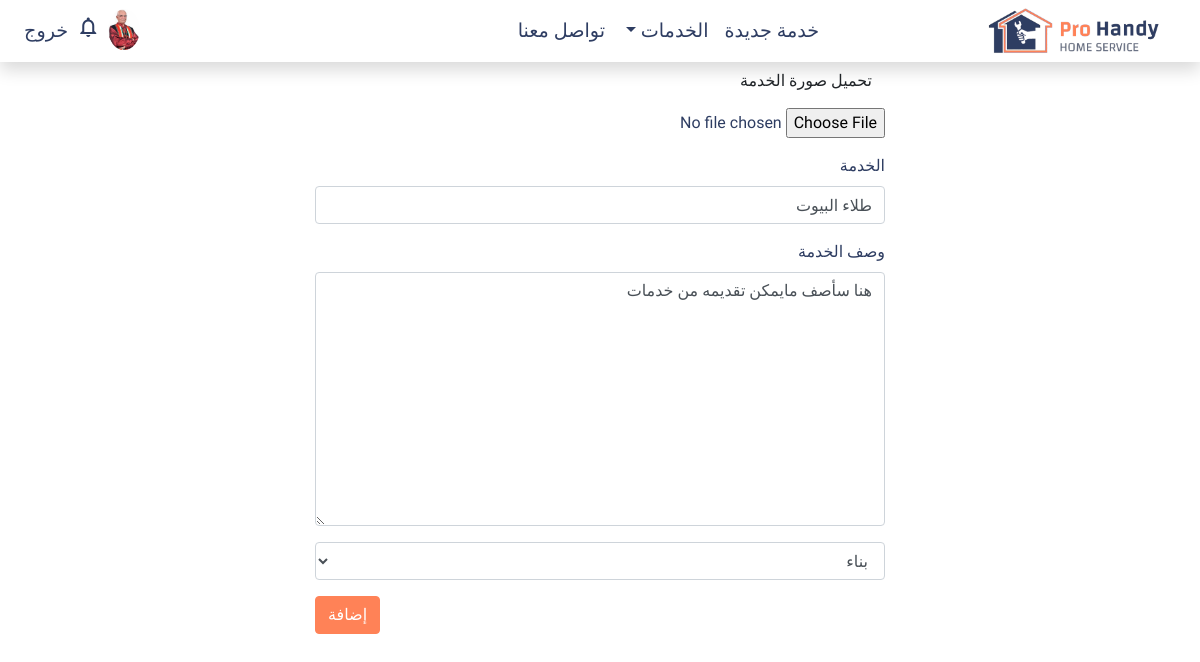
Screenshot of /service/8/update (signed in) with the database file from the repository.
### application/models.py (models this page shows, shortened)
class User(db.Model, UserMixin):
    id = db.Column(db.Integer, primary_key=True)
    username = db.Column(db.String(20), unique=True, nullable=False)
    full_name = db.Column(db.String(64), default='no full name')
    email = db.Column(db.String(120), unique=True, nullable=False)
    user_type = db.Column(db.String(20))
    image_file = db.Column(db.String(20), nullable=False, default='profile.png')
    password = db.Column(db.String(64), nullable=False)
    services = db.relationship('Service', backref='owner', lazy=True)
    created_at = db.Column(db.DateTime, nullable=False, default=datetime.utcnow)
    last_login = db.Column(db.DateTime)
    is_active = db.Column(db.Boolean, default=False)
    is_connected = db.Column(db.Boolean, default=False)
    address_first_line = db.Column(db.String(64), default='')
    address_second_line = db.Column(db.String(64), default='')
    city = db.Column(db.String(20), default='')
    phone_number = db.Column(db.String(14), default='')
    lat = db.Column(db.Float(20))
    lon = db.Column(db.Float(20))
    requests = db.relationship('ServiceRequest', cascade="all, delete", backref='client', lazy=True)
    request_messages = db.relationship('ServiceRequestMessages', cascade="all, delete", backref='message_sender', lazy=True)
    notifications = db.relationship('Notification', cascade="all, delete", backref='user_notified', lazy=True)

class Service(db.Model):
    id = db.Column(db.Integer, primary_key=True)
    service_name = db.Column(db.String(20), unique=True, nullable=False)
    description = db.Column(db.Text)
    image_file = db.Column(db.String(20), nullable=False, default='profile.svg')
    user_id = db.Column(db.Integer, db.ForeignKey('user.id'), nullable=False)
    category_id = db.Column(db.Integer, db.ForeignKey('category.id'), nullable=False)
    requests = db.relationship('ServiceRequest', cascade="all, delete", backref='requested', lazy=True)

### application/routes.py (the view)
@app.route('/service/<int:id>/update', methods=['GET', 'POST'])
def update_service(id):
    service = Service.query.filter_by(id=id).first()
    categories = Category.query.all()
    if not current_user.is_authenticated:
        return redirect(url_for('home'))
    elif not current_user.id == service.user_id:
        flash('عذرا لست مصرحا لتعديل هذه الخدمة', 'danger')
        return redirect(url_for('home'))
    form = ServiceForm()
    if form.validate_on_submit():
        if form.picture.data:
            picture_file = save_picture(form.picture.data, 'services')
            service.image_file = picture_file
        service.service_name = form.service_name.data
        service.description = form.description.data
        service.description = form.description.data
        service.category_id = form.category_id.data
        db.session.commit()
        flash('قد تم تحديث الخدمة بنجاح', 'success')
        return redirect(url_for('home'))
    elif request.method == 'GET':
        form.service_name.data = service.service_name
        form.description.data = service.description
        form.category_id.data = service.category_id
    return render_template('new-service.html', form=form, categories=categories, title='NH | تفيير الخدمة')

### application/forms.py
class ServiceForm(FlaskForm):
    categories = Category.query.all()
    cat_ids = []
    for cat in categories:
        cat_ids.append((str(cat.id), cat.category_name))
    service_name = StringField('الخدمة', validators=[DataRequired()])
    description = TextAreaField('وصف الخدمة', validators=[DataRequired()])
    picture = FileField('تحميل صورة الخدمة', validators=[FileAllowed(['jpg', 'png', 'svg'])])
    category_id = SelectField('الصنف', validators=[], choices=cat_ids)
    submit = SubmitField('إضافة')

### application/models.py (called while the page is built)
@login_manager.user_loader
def load_user(user_id):
    return User.query.get(int(user_id))

### application/templates/new-service.html (shortened to what this page needs)
{% extends 'base.html' %}
{% block main %}
    <div class="container col-lg-6">
        <form class="form-group text-right" method="POST" action="" enctype="multipart/form-data">
                <div class="form-group">
                    <div class="btn">
                        {{ form.picture.label(class="form-control-label") }}
                    </div>
                    <div class="form-group">
                        {{ form.picture(class="form-control-file") }}
                    </div>
                </div>
            <div class="form-group">
                {{ form.service_name.label }}
                {% if form.service_name.errors %}
                    {{ form.service_name(class="form-control") }}
                    <div class="form-group">
                        {% for error in form.category_name.errors %}
                        <div class="alert alert-danger">
                            <span>{{ error }}</span>
                        </div>
                        {% endfor %}
                    </div>
                {% else %}
                    {{ form.service_name(class="form-control") }}
                {% endif %}
            </div>
            <div class="form-group">
                {{ form.description.label }}
                {% if form.description.errors %}
                    {{ form.description(rows="10", class="form-control") }}
                    <div class="form-group">
                        {% for error in form.description.errors %}
                        <div class="alert alert-danger">
                            <span>{{ error }}</span>
                        </div>
                        {% endfor %}
                    </div>
                {% else %}
                    {{ form.description(rows="10", class="form-control") }}
                {% endif %}
            </div>
            <div class="form-group">
                {{ form.category_id(class="form-control") }}
            </div>
            <div class="form-group">
                {{ form.submit(class="btn btn-primary float-left") }}
            </div>
        </form>
    </div>
{% endblock %}

### application/templates/nav.html (shortened to what this page needs)
<nav class="navbar navbar-expand-sm navbar-primary shadow" data-aos="fade-down">
    <a class="" href="/">
        <img id="app-logo" src="{{ url_for('static', filename='img/banner.png') }}" alt="" class="img-fluid">
    </a>
    <div class="collapse navbar-collapse" id="navbarTogglerDemo01">
        <ul class="navbar-nav mx-auto pr-0 d-flex">
            {% if current_user.is_authenticated %}
                <li class="nav-item">
                    <a class="nav-link nav-effect" href="{{ url_for('add_service') }}">خدمة جديدة</a>
                </li>
            {% endif %}
            <li class="nav-item dropdown">
                <a class="nav-link dropdown-toggle" href="#" id="navbardrop" data-toggle="dropdown">
                    الخدمات
                </a>
            </li>
            <li class="nav-item">
                <a class="nav-link nav-effect" href="#contact">تواصل معنا</a>
            </li>
        </ul>
        <ul class="navbar-nav d-flex justify-content-around flex-row mr-auto justify-content-end">
            {% if current_user.is_authenticated %}
                <li class="nav-item">
                    <a href="{{ url_for('profile') }}">
                        <img id="user-nav-img" class="align-self-center mr-3 rounded-circle" src="{{ url_for('static', filename='img/users-profile/') }}{{ current_user.image_file }}" alt="">
                    </a>
                </li>
                <li class="nav-item">
                        <a class="" href="#" id="notdrop" data-toggle="dropdown">
                            <i id="notification" class="material-icons align-middle">notifications_none</i>
                        </a>
                </li>
                <li class="nav-item">
                    <a class="nav-link nav-effect" href="{{ url_for('logout') }}">خروج</a>
                </li>
            {% endif %}
        </ul>
    </div>
</nav>

### application/static/css/styles.css (style rules this page uses)
html { height: 100%; }
body { font-family: 'Changa', serif; color: #2e3d62; min-height: 100%; position: relative; padding: 0; }
body::after { content: ''; display: block; height: 50px; }
.nav-effect, .dropdown-toggle { font-size: 1.2em; background-position: 0% 100%; background-repeat: no-repeat; background-size: 0% 2px; transition: all .3s ease-in-out; }
#app-logo { width: 200px; }
nav { z-index: 1; }
#user-nav-img { width : 32px; }
#notification { width: 32px; height: 32px; line-height: inherit; }
.text-primary, a { color: #ff8257; }
.btn-primary { background-color: #ff8257; border-color: #ff8257; }
nav a { color: #2e3d62; }

### rows the page displays
User: image_file (picture)
Service: service_name "طلاء البيوت", description "هنا سأصف مايمكن تقديمه من خدمات", category_id "بناء"
